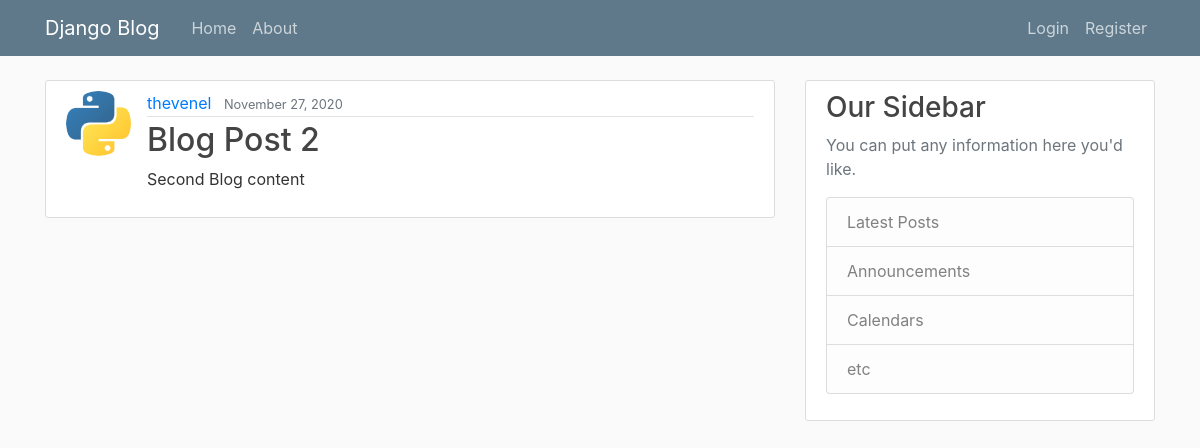
The app's page /post/2/, older data.
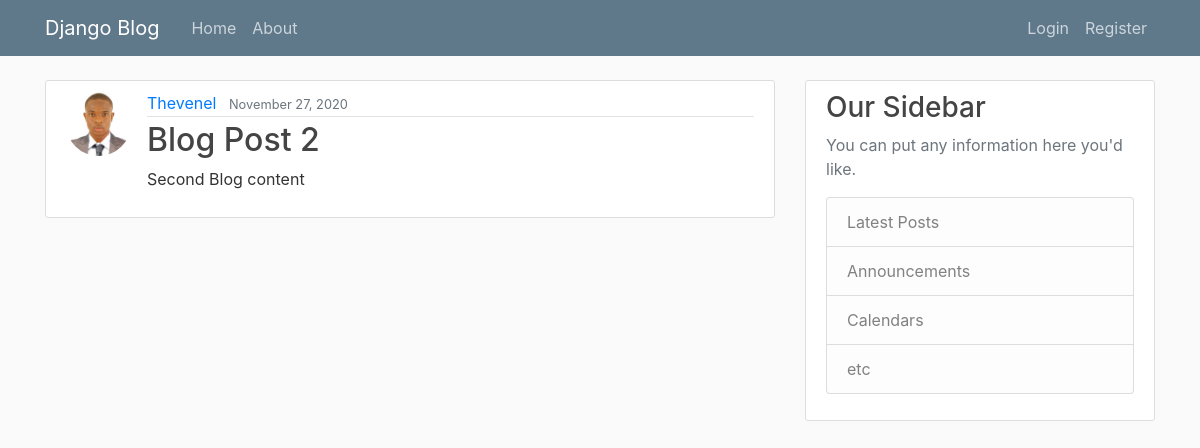
The same page, newer data.
### blog/models.py (models this page shows, shortened)
class Post(models.Model):
    title = models.CharField(max_length=100)
    content = models.TextField()
    date_posted = models.DateTimeField(default=timezone.now)
    author = models.ForeignKey(User, on_delete=models.CASCADE)

### users/models.py (models this page shows, shortened)
class Profile(models.Model):
    user = models.OneToOneField(User, on_delete=models.CASCADE)
    image = models.ImageField(default='default.jpg', upload_to='profile_pics')

### blog/views.py (the view)
# urls.py: path('post/<int:pk>/', PostDetailView.as_view(), name='post-detail'),
class PostDetailView(DetailView):
    model = Post

### blog/templates/blog/post_detail.html (shortened to what this page needs)
{% extends 'blog/base.html' %}
{% block content %}
    <article class="media content-section">
      <img src="{{ post.author.profile.image.url }}" alt="user-profile" class="rounded-circle article-img">
        <div class="media-body">
          <div class="article-metadata">
            <a class="mr-2" href="#">{{ object.author }}</a>
            <small class="text-muted">{{ object.date_posted|date:"F d, Y" }}</small>
          </div>
          <h2 class="article-title">{{ object.title }}</h2>
          <p class="article-content">{{ object.content }}</p>
        </div>
      </article>
{% endblock content %}

Row changes from the older to the newer data that the page shows:
changed through a linked row, Post "Blog Post 2": author.profile.image: a different picture; author "thevenel" → "Thevenel"
